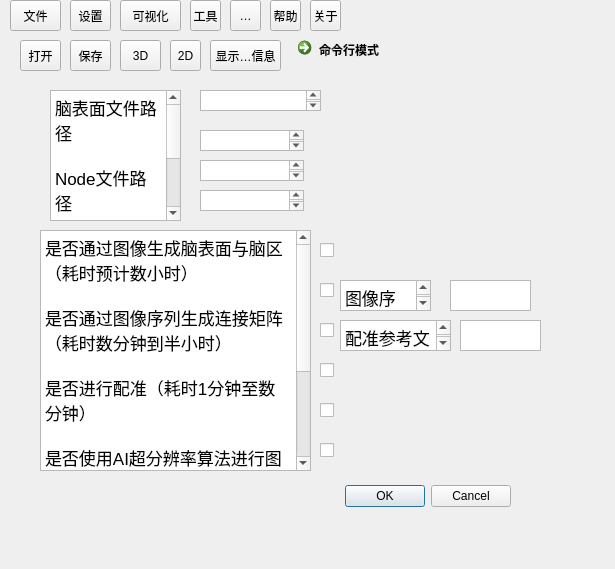
<?xml version="1.0" encoding="UTF-8"?>
<ui version="4.0">
 <class>Dialog</class>
 <widget class="QDialog" name="Dialog">
  <property name="geometry">
   <rect>
    <x>0</x>
    <y>0</y>
    <width>615</width>
    <height>569</height>
   </rect>
  </property>
  <property name="windowTitle">
   <string>Dialog</string>
  </property>
  <property name="autoFillBackground">
   <bool>true</bool>
  </property>
  <property name="sizeGripEnabled">
   <bool>false</bool>
  </property>
  <widget class="QDialogButtonBox" name="buttonBox">
   <property name="geometry">
    <rect>
     <x>170</x>
     <y>480</y>
     <width>341</width>
     <height>32</height>
    </rect>
   </property>
   <property name="orientation">
    <enum>Qt::Orientation::Horizontal</enum>
   </property>
   <property name="standardButtons">
    <set>QDialogButtonBox::StandardButton::Cancel|QDialogButtonBox::StandardButton::Ok</set>
   </property>
  </widget>
  <widget class="QToolButton" name="toolButton">
   <property name="geometry">
    <rect>
     <x>70</x>
     <y>0</y>
     <width>41</width>
     <height>31</height>
    </rect>
   </property>
   <property name="text">
    <string>设置</string>
   </property>
  </widget>
  <widget class="QCommandLinkButton" name="commandLinkButton">
   <property name="geometry">
    <rect>
     <x>290</x>
     <y>30</y>
     <width>172</width>
     <height>41</height>
    </rect>
   </property>
   <property name="text">
    <string>命令行模式</string>
   </property>
  </widget>
  <widget class="QToolButton" name="toolButton_2">
   <property name="geometry">
    <rect>
     <x>10</x>
     <y>0</y>
     <width>51</width>
     <height>31</height>
    </rect>
   </property>
   <property name="text">
    <string>文件</string>
   </property>
   <property name="popupMode">
    <enum>QToolButton::ToolButtonPopupMode::InstantPopup</enum>
   </property>
   <property name="toolButtonStyle">
    <enum>Qt::ToolButtonStyle::ToolButtonTextOnly</enum>
   </property>
  </widget>
  <widget class="QToolButton" name="toolButton_3">
   <property name="geometry">
    <rect>
     <x>310</x>
     <y>0</y>
     <width>31</width>
     <height>31</height>
    </rect>
   </property>
   <property name="text">
    <string>关于</string>
   </property>
  </widget>
  <widget class="QToolButton" name="toolButton_4">
   <property name="geometry">
    <rect>
     <x>120</x>
     <y>0</y>
     <width>61</width>
     <height>31</height>
    </rect>
   </property>
   <property name="text">
    <string>可视化</string>
   </property>
  </widget>
  <widget class="QToolButton" name="toolButton_5">
   <property name="geometry">
    <rect>
     <x>190</x>
     <y>0</y>
     <width>31</width>
     <height>31</height>
    </rect>
   </property>
   <property name="text">
    <string>工具</string>
   </property>
  </widget>
  <widget class="QToolButton" name="toolButton_6">
   <property name="geometry">
    <rect>
     <x>230</x>
     <y>0</y>
     <width>31</width>
     <height>31</height>
    </rect>
   </property>
   <property name="text">
    <string>AI助手</string>
   </property>
  </widget>
  <widget class="QToolButton" name="toolButton_7">
   <property name="geometry">
    <rect>
     <x>270</x>
     <y>0</y>
     <width>31</width>
     <height>31</height>
    </rect>
   </property>
   <property name="text">
    <string>帮助</string>
   </property>
  </widget>
  <widget class="QToolButton" name="toolButton_8">
   <property name="geometry">
    <rect>
     <x>120</x>
     <y>40</y>
     <width>41</width>
     <height>31</height>
    </rect>
   </property>
   <property name="text">
    <string>3D</string>
   </property>
  </widget>
  <widget class="QToolButton" name="toolButton_9">
   <property name="geometry">
    <rect>
     <x>170</x>
     <y>40</y>
     <width>31</width>
     <height>31</height>
    </rect>
   </property>
   <property name="text">
    <string>2D</string>
   </property>
  </widget>
  <widget class="QToolButton" name="toolButton_10">
   <property name="geometry">
    <rect>
     <x>20</x>
     <y>40</y>
     <width>41</width>
     <height>31</height>
    </rect>
   </property>
   <property name="text">
    <string>打开</string>
   </property>
  </widget>
  <widget class="QToolButton" name="toolButton_11">
   <property name="geometry">
    <rect>
     <x>70</x>
     <y>40</y>
     <width>41</width>
     <height>31</height>
    </rect>
   </property>
   <property name="text">
    <string>保存</string>
   </property>
  </widget>
  <widget class="QToolButton" name="toolButton_12">
   <property name="geometry">
    <rect>
     <x>210</x>
     <y>40</y>
     <width>71</width>
     <height>31</height>
    </rect>
   </property>
   <property name="text">
    <string>显示详细信息</string>
   </property>
  </widget>
  <widget class="QPlainTextEdit" name="plainTextEdit">
   <property name="geometry">
    <rect>
     <x>200</x>
     <y>90</y>
     <width>121</width>
     <height>21</height>
    </rect>
   </property>
   <property name="font">
    <font>
     <family>Academy Engraved LET</family>
    </font>
   </property>
  </widget>
  <widget class="QTextBrowser" name="textBrowser">
   <property name="geometry">
    <rect>
     <x>50</x>
     <y>90</y>
     <width>131</width>
     <height>131</height>
    </rect>
   </property>
   <property name="html">
    <string>&lt;!DOCTYPE HTML PUBLIC &quot;-//W3C//DTD HTML 4.0//EN&quot; &quot;http://www.w3.org/TR/REC-html40/strict.dtd&quot;&gt;
&lt;html&gt;&lt;head&gt;&lt;meta name=&quot;qrichtext&quot; content=&quot;1&quot; /&gt;&lt;meta charset=&quot;utf-8&quot; /&gt;&lt;style type=&quot;text/css&quot;&gt;
p, li { white-space: pre-wrap; }
hr { height: 1px; border-width: 0; }
li.unchecked::marker { content: &quot;\2610&quot;; }
li.checked::marker { content: &quot;\2612&quot;; }
&lt;/style&gt;&lt;/head&gt;&lt;body style=&quot; font-family:'.AppleSystemUIFont'; font-size:13pt; font-weight:400; font-style:normal;&quot;&gt;
&lt;p style=&quot; margin-top:0px; margin-bottom:0px; margin-left:0px; margin-right:0px; -qt-block-indent:0; text-indent:0px;&quot;&gt;脑表面文件路径&lt;/p&gt;
&lt;p style=&quot;-qt-paragraph-type:empty; margin-top:0px; margin-bottom:0px; margin-left:0px; margin-right:0px; -qt-block-indent:0; text-indent:0px;&quot;&gt;&lt;br /&gt;&lt;/p&gt;
&lt;p style=&quot; margin-top:0px; margin-bottom:0px; margin-left:0px; margin-right:0px; -qt-block-indent:0; text-indent:0px;&quot;&gt;Node文件路径&lt;/p&gt;
&lt;p style=&quot;-qt-paragraph-type:empty; margin-top:0px; margin-bottom:0px; margin-left:0px; margin-right:0px; -qt-block-indent:0; text-indent:0px;&quot;&gt;&lt;br /&gt;&lt;/p&gt;
&lt;p style=&quot; margin-top:0px; margin-bottom:0px; margin-left:0px; margin-right:0px; -qt-block-indent:0; text-indent:0px;&quot;&gt;Edge 文件路径&lt;/p&gt;
&lt;p style=&quot;-qt-paragraph-type:empty; margin-top:0px; margin-bottom:0px; margin-left:0px; margin-right:0px; -qt-block-indent:0; text-indent:0px;&quot;&gt;&lt;br /&gt;&lt;/p&gt;
&lt;p style=&quot; margin-top:0px; margin-bottom:0px; margin-left:0px; margin-right:0px; -qt-block-indent:0; text-indent:0px;&quot;&gt;图像文件路径&lt;/p&gt;&lt;/body&gt;&lt;/html&gt;</string>
   </property>
  </widget>
  <widget class="QPlainTextEdit" name="plainTextEdit_2">
   <property name="geometry">
    <rect>
     <x>200</x>
     <y>130</y>
     <width>104</width>
     <height>21</height>
    </rect>
   </property>
  </widget>
  <widget class="QPlainTextEdit" name="plainTextEdit_3">
   <property name="geometry">
    <rect>
     <x>200</x>
     <y>160</y>
     <width>104</width>
     <height>21</height>
    </rect>
   </property>
  </widget>
  <widget class="QPlainTextEdit" name="plainTextEdit_4">
   <property name="geometry">
    <rect>
     <x>200</x>
     <y>190</y>
     <width>104</width>
     <height>21</height>
    </rect>
   </property>
  </widget>
  <widget class="QTextBrowser" name="textBrowser_2">
   <property name="geometry">
    <rect>
     <x>40</x>
     <y>230</y>
     <width>271</width>
     <height>241</height>
    </rect>
   </property>
   <property name="html">
    <string>&lt;!DOCTYPE HTML PUBLIC &quot;-//W3C//DTD HTML 4.0//EN&quot; &quot;http://www.w3.org/TR/REC-html40/strict.dtd&quot;&gt;
&lt;html&gt;&lt;head&gt;&lt;meta name=&quot;qrichtext&quot; content=&quot;1&quot; /&gt;&lt;meta charset=&quot;utf-8&quot; /&gt;&lt;style type=&quot;text/css&quot;&gt;
p, li { white-space: pre-wrap; }
hr { height: 1px; border-width: 0; }
li.unchecked::marker { content: &quot;\2610&quot;; }
li.checked::marker { content: &quot;\2612&quot;; }
&lt;/style&gt;&lt;/head&gt;&lt;body style=&quot; font-family:'.AppleSystemUIFont'; font-size:13pt; font-weight:400; font-style:normal;&quot;&gt;
&lt;p style=&quot; margin-top:0px; margin-bottom:0px; margin-left:0px; margin-right:0px; -qt-block-indent:0; text-indent:0px;&quot;&gt;是否通过图像生成脑表面与脑区（耗时预计数小时）&lt;/p&gt;
&lt;p style=&quot;-qt-paragraph-type:empty; margin-top:0px; margin-bottom:0px; margin-left:0px; margin-right:0px; -qt-block-indent:0; text-indent:0px;&quot;&gt;&lt;br /&gt;&lt;/p&gt;
&lt;p style=&quot; margin-top:0px; margin-bottom:0px; margin-left:0px; margin-right:0px; -qt-block-indent:0; text-indent:0px;&quot;&gt;是否通过图像序列生成连接矩阵（耗时数分钟到半小时）&lt;/p&gt;
&lt;p style=&quot;-qt-paragraph-type:empty; margin-top:0px; margin-bottom:0px; margin-left:0px; margin-right:0px; -qt-block-indent:0; text-indent:0px;&quot;&gt;&lt;br /&gt;&lt;/p&gt;
&lt;p style=&quot; margin-top:0px; margin-bottom:0px; margin-left:0px; margin-right:0px; -qt-block-indent:0; text-indent:0px;&quot;&gt;是否进行配准（耗时1分钟至数分钟）                    &lt;/p&gt;
&lt;p style=&quot;-qt-paragraph-type:empty; margin-top:0px; margin-bottom:0px; margin-left:0px; margin-right:0px; -qt-block-indent:0; text-indent:0px;&quot;&gt;&lt;br /&gt;&lt;/p&gt;
&lt;p style=&quot; margin-top:0px; margin-bottom:0px; margin-left:0px; margin-right:0px; -qt-block-indent:0; text-indent:0px;&quot;&gt;是否使用AI超分辨率算法进行图像处理&lt;/p&gt;
&lt;p style=&quot;-qt-paragraph-type:empty; margin-top:0px; margin-bottom:0px; margin-left:0px; margin-right:0px; -qt-block-indent:0; text-indent:0px;&quot;&gt;&lt;br /&gt;&lt;/p&gt;
&lt;p style=&quot; margin-top:0px; margin-bottom:0px; margin-left:0px; margin-right:0px; -qt-block-indent:0; text-indent:0px;&quot;&gt;是否使用实验性AI脑区分割&lt;/p&gt;
&lt;p style=&quot;-qt-paragraph-type:empty; margin-top:0px; margin-bottom:0px; margin-left:0px; margin-right:0px; -qt-block-indent:0; text-indent:0px;&quot;&gt;&lt;br /&gt;&lt;/p&gt;
&lt;p style=&quot; margin-top:0px; margin-bottom:0px; margin-left:0px; margin-right:0px; -qt-block-indent:0; text-indent:0px;&quot;&gt;是否使用实验性AI配准算法&lt;/p&gt;
&lt;p style=&quot;-qt-paragraph-type:empty; margin-top:0px; margin-bottom:0px; margin-left:0px; margin-right:0px; -qt-block-indent:0; text-indent:0px;&quot;&gt;&lt;br /&gt;&lt;/p&gt;
&lt;p style=&quot;-qt-paragraph-type:empty; margin-top:0px; margin-bottom:0px; margin-left:0px; margin-right:0px; -qt-block-indent:0; text-indent:0px;&quot;&gt;&lt;br /&gt;&lt;/p&gt;&lt;/body&gt;&lt;/html&gt;</string>
   </property>
  </widget>
  <widget class="QCheckBox" name="checkBox">
   <property name="geometry">
    <rect>
     <x>320</x>
     <y>240</y>
     <width>85</width>
     <height>20</height>
    </rect>
   </property>
   <property name="text">
    <string/>
   </property>
  </widget>
  <widget class="QCheckBox" name="checkBox_2">
   <property name="geometry">
    <rect>
     <x>320</x>
     <y>280</y>
     <width>85</width>
     <height>20</height>
    </rect>
   </property>
   <property name="text">
    <string/>
   </property>
  </widget>
  <widget class="QCheckBox" name="checkBox_3">
   <property name="geometry">
    <rect>
     <x>320</x>
     <y>320</y>
     <width>85</width>
     <height>20</height>
    </rect>
   </property>
   <property name="text">
    <string/>
   </property>
  </widget>
  <widget class="QCheckBox" name="checkBox_4">
   <property name="geometry">
    <rect>
     <x>320</x>
     <y>360</y>
     <width>85</width>
     <height>20</height>
    </rect>
   </property>
   <property name="text">
    <string/>
   </property>
  </widget>
  <widget class="QCheckBox" name="checkBox_5">
   <property name="geometry">
    <rect>
     <x>320</x>
     <y>400</y>
     <width>85</width>
     <height>20</height>
    </rect>
   </property>
   <property name="text">
    <string/>
   </property>
  </widget>
  <widget class="QCheckBox" name="checkBox_6">
   <property name="geometry">
    <rect>
     <x>320</x>
     <y>440</y>
     <width>85</width>
     <height>20</height>
    </rect>
   </property>
   <property name="text">
    <string/>
   </property>
  </widget>
  <widget class="QTextBrowser" name="textBrowser_3">
   <property name="geometry">
    <rect>
     <x>340</x>
     <y>280</y>
     <width>91</width>
     <height>31</height>
    </rect>
   </property>
   <property name="html">
    <string>&lt;!DOCTYPE HTML PUBLIC &quot;-//W3C//DTD HTML 4.0//EN&quot; &quot;http://www.w3.org/TR/REC-html40/strict.dtd&quot;&gt;
&lt;html&gt;&lt;head&gt;&lt;meta name=&quot;qrichtext&quot; content=&quot;1&quot; /&gt;&lt;meta charset=&quot;utf-8&quot; /&gt;&lt;style type=&quot;text/css&quot;&gt;
p, li { white-space: pre-wrap; }
hr { height: 1px; border-width: 0; }
li.unchecked::marker { content: &quot;\2610&quot;; }
li.checked::marker { content: &quot;\2612&quot;; }
&lt;/style&gt;&lt;/head&gt;&lt;body style=&quot; font-family:'.AppleSystemUIFont'; font-size:13pt; font-weight:400; font-style:normal;&quot;&gt;
&lt;p style=&quot; margin-top:0px; margin-bottom:0px; margin-left:0px; margin-right:0px; -qt-block-indent:0; text-indent:0px;&quot;&gt;图像序列路径&lt;/p&gt;&lt;/body&gt;&lt;/html&gt;</string>
   </property>
  </widget>
  <widget class="QPlainTextEdit" name="plainTextEdit_5">
   <property name="geometry">
    <rect>
     <x>450</x>
     <y>280</y>
     <width>81</width>
     <height>31</height>
    </rect>
   </property>
  </widget>
  <widget class="QPlainTextEdit" name="plainTextEdit_6">
   <property name="geometry">
    <rect>
     <x>460</x>
     <y>320</y>
     <width>81</width>
     <height>31</height>
    </rect>
   </property>
  </widget>
  <widget class="QTextBrowser" name="textBrowser_4">
   <property name="geometry">
    <rect>
     <x>340</x>
     <y>320</y>
     <width>111</width>
     <height>31</height>
    </rect>
   </property>
   <property name="html">
    <string>&lt;!DOCTYPE HTML PUBLIC &quot;-//W3C//DTD HTML 4.0//EN&quot; &quot;http://www.w3.org/TR/REC-html40/strict.dtd&quot;&gt;
&lt;html&gt;&lt;head&gt;&lt;meta name=&quot;qrichtext&quot; content=&quot;1&quot; /&gt;&lt;meta charset=&quot;utf-8&quot; /&gt;&lt;style type=&quot;text/css&quot;&gt;
p, li { white-space: pre-wrap; }
hr { height: 1px; border-width: 0; }
li.unchecked::marker { content: &quot;\2610&quot;; }
li.checked::marker { content: &quot;\2612&quot;; }
&lt;/style&gt;&lt;/head&gt;&lt;body style=&quot; font-family:'.AppleSystemUIFont'; font-size:13pt; font-weight:400; font-style:normal;&quot;&gt;
&lt;p style=&quot; margin-top:0px; margin-bottom:0px; margin-left:0px; margin-right:0px; -qt-block-indent:0; text-indent:0px;&quot;&gt;配准参考文件路径&lt;/p&gt;&lt;/body&gt;&lt;/html&gt;</string>
   </property>
  </widget>
 </widget>
 <resources/>
 <connections>
  <connection>
   <sender>buttonBox</sender>
   <signal>accepted()</signal>
   <receiver>Dialog</receiver>
   <slot>accept()</slot>
   <hints>
    <hint type="sourcelabel">
     <x>248</x>
     <y>254</y>
    </hint>
    <hint type="destinationlabel">
     <x>157</x>
     <y>274</y>
    </hint>
   </hints>
  </connection>
  <connection>
   <sender>buttonBox</sender>
   <signal>rejected()</signal>
   <receiver>Dialog</receiver>
   <slot>reject()</slot>
   <hints>
    <hint type="sourcelabel">
     <x>316</x>
     <y>260</y>
    </hint>
    <hint type="destinationlabel">
     <x>286</x>
     <y>274</y>
    </hint>
   </hints>
  </connection>
 </connections>
</ui>
